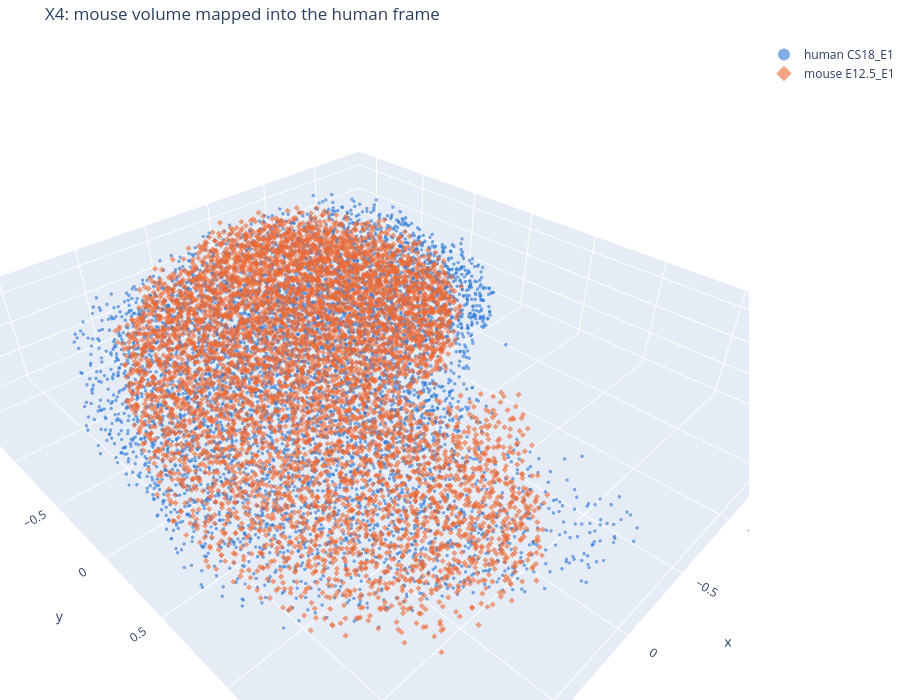

Notebook code cell kept with this figure:
### Markdown cell above
## Figure 1: the merged volumes

The two volumes live in the frames of their own stacks. A rigid map (rotation or reflection, and a translation) of the mouse volume onto the human one is fitted to the coupling by weighted Procrustes (`stack3d.procrustes`, every pair of samples weighted by its entry of P). Both stacks are in units of their sections' RMS radius, so no scale is fitted. This map only draws the alignment; the scores below use P itself.

Every sample takes the organ of its nearest real spots (`volume.target_pool`). Set `COLOR_BY = "organ"` to colour by organ instead of species.

### Code cell
def sample_organs(m, ST):
    return metrics.majority(volume.target_pool(m, ST, p["k_target"]) @ metrics.onehot(ST["labels"]))


R, t = s3.procrustes([(ma["X"], mb["X"], P)])
Xb_in_a = mb["X"] @ R + t
org_a, org_b = sample_organs(ma, STa), sample_organs(mb, STb)
pal = organ_palette([STa["labels"], STb["labels"]])
print(f"mouse -> human frame: det(R) = {np.linalg.det(R):+.0f} ({'reflection' if np.linalg.det(R) < 0 else 'rotation'})")

fig = go.Figure()
for X, org, name, color, symbol in ((ma["X"], org_a, f"human {emb_a.name}", "#2a78d6", "circle"),
                                    (Xb_in_a, org_b, f"mouse {emb_b.name}", "#eb6834", "diamond")):
    groups = [(name, np.ones(len(X), bool), color)] if COLOR_BY == "species" else \
             [(f"{name}: {o}", org == o, pal.get(o, OTHER)) for o in sorted(set(org))]
    for label, sel, c in groups:
        fig.add_trace(go.Scatter3d(x=X[sel, 0], y=X[sel, 1], z=X[sel, 2], mode="markers", name=label,
                                   marker=dict(size=2, color=c, symbol=symbol, opacity=0.6),
                                   text=org[sel], hovertemplate="%{text}<extra>" + name + "</extra>"))
fig.update_layout(title=f"{pair.id}: mouse volume mapped into the human frame", height=700,
                  scene=dict(aspectmode="data", xaxis_title="x", yaxis_title="y", zaxis_title="z (depth)"),
                  legend=dict(itemsizing="constant"), margin=dict(l=0, r=0, t=40, b=0))
fig.show()

### Figure 1 — Plotly figure (JSON) as saved in the notebook; plotly's stock layout.template omitted (floating-point values rounded to 4 significant figures; data arrays with more than 128 entries replaced by an {"elided": "..."} marker saying what was removed)
{"data": [{"hovertemplate": "%{text}<extra>human CS18_E1</extra>", "marker": {"color": "#2a78d6", "opacity": 0.6, "size": 2, "symbol": "circle"}, "mode": "markers", "name": "human CS18_E1", "text": {"elided": "6000 str values"}, "type": "scatter3d", "x": {"elided": "6000 float values"}, "y": {"elided": "6000 float values"}, "z": {"elided": "6000 float values"}}, {"hovertemplate": "%{text}<extra>mouse E12.5_E1</extra>", "marker": {"color": "#eb6834", "opacity": 0.6, "size": 2, "symbol": "diamond"}, "mode": "markers", "name": "mouse E12.5_E1", "text": {"elided": "6000 str values"}, "type": "scatter3d", "x": {"elided": "6000 float values"}, "y": {"elided": "6000 float values"}, "z": {"elided": "6000 float values"}}], "layout": {"height": 700, "legend": {"itemsizing": "constant"}, "margin": {"b": 0, "l": 0, "r": 0, "t": 40}, "scene": {"aspectmode": "data", "xaxis": {"title": {"text": "x"}}, "yaxis": {"title": {"text": "y"}}, "zaxis": {"title": {"text": "z (depth)"}}}, "title": {"text": "X4: mouse volume mapped into the human frame"}}}
